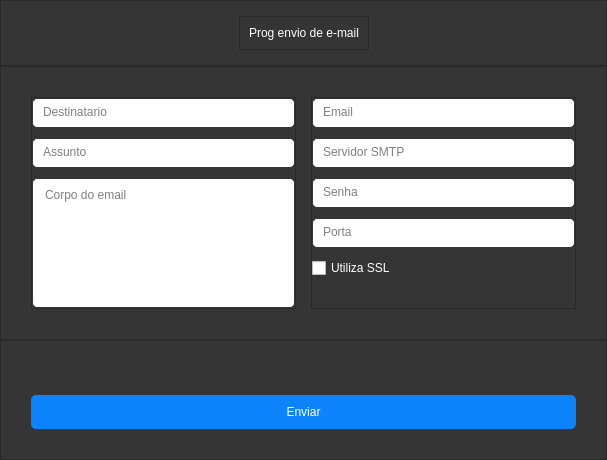
<?xml version="1.0" encoding="UTF-8"?>
<ui version="4.0">
 <class>MainWindow</class>
 <widget class="QMainWindow" name="MainWindow">
  <property name="geometry">
   <rect>
    <x>0</x>
    <y>0</y>
    <width>607</width>
    <height>460</height>
   </rect>
  </property>
  <property name="windowTitle">
   <string>MainWindow</string>
  </property>
  <widget class="QWidget" name="centralwidget">
   <property name="styleSheet">
    <string notr="true">QPushButton {
	background-color: #0E84FC;
	color: #fff;
	border-radius: 5px;
	padding: 10px;
}
QPushButton:focus {
	background-color: #015EBD;
	outline: none;
}
QCheckBox {
	color: #fff;
	font: 500 11pt &quot;Montserrat SemiBold&quot;;
}
QCheckBox::hover {
	color: #0e84fc;
	font: 500 11pt &quot;Montserrat SemiBold&quot;;
}
QPushButton::hover {
	background-color: #015EBD;
}
QProgressBar::chunk  {
	color: #fff;
	background-color: #015EBD;
}
QToolButton {
	color: #fff;
}
QLabel {
	color: #fff;
	font: 600 10pt &quot;Montserrat SemiBold&quot;;
}
QLabel::hover {
	color: #015EBD;
}
QLineEdit {
	border-radius: 5px;
	padding: 5px  5px  7px  8px ;
	border: 1px solid #353535;
	font: 600 9pt &quot;Montserrat SemiBold&quot;;
}
QRadioButton {
	color: #fff;
	font: 600 10pt &quot;Montserrat SemiBold&quot;;
}
QRadioButton::hover {
	color: #015EBD;
}
QComboBox {
	color: #000;
	font: 600 11pt &quot;Montserrat SemiBold&quot;;
	background-color: #fff;
	border-radius: 5px;
	padding: 10px;
}
QComboBox::drop-down {
	margin: -3px 5px 7px -40px;
	border-radius: 0px;
	background-image: url(:/newPrefix/down.png);
}</string>
   </property>
   <layout class="QVBoxLayout" name="verticalLayout_4">
    <property name="spacing">
     <number>0</number>
    </property>
    <property name="leftMargin">
     <number>0</number>
    </property>
    <property name="topMargin">
     <number>0</number>
    </property>
    <property name="rightMargin">
     <number>0</number>
    </property>
    <property name="bottomMargin">
     <number>0</number>
    </property>
    <item>
     <widget class="QFrame" name="frame">
      <property name="styleSheet">
       <string notr="true">QFrame {
	background-color:  #353535;
}
</string>
      </property>
      <property name="frameShape">
       <enum>QFrame::StyledPanel</enum>
      </property>
      <property name="frameShadow">
       <enum>QFrame::Raised</enum>
      </property>
      <layout class="QHBoxLayout" name="horizontalLayout">
       <property name="spacing">
        <number>15</number>
       </property>
       <property name="leftMargin">
        <number>15</number>
       </property>
       <property name="topMargin">
        <number>15</number>
       </property>
       <property name="rightMargin">
        <number>15</number>
       </property>
       <property name="bottomMargin">
        <number>15</number>
       </property>
       <item>
        <spacer name="horizontalSpacer">
         <property name="orientation">
          <enum>Qt::Horizontal</enum>
         </property>
         <property name="sizeHint" stdset="0">
          <size>
           <width>179</width>
           <height>20</height>
          </size>
         </property>
        </spacer>
       </item>
       <item>
        <widget class="QFrame" name="frame_5">
         <property name="font">
          <font>
           <pointsize>16</pointsize>
          </font>
         </property>
         <property name="frameShape">
          <enum>QFrame::StyledPanel</enum>
         </property>
         <property name="frameShadow">
          <enum>QFrame::Raised</enum>
         </property>
         <layout class="QVBoxLayout" name="verticalLayout">
          <item>
           <widget class="QLabel" name="label">
            <property name="styleSheet">
             <string notr="true">QLabel {
	color: #fff;
	font: 600 14pt &quot;Montserrat SemiBold&quot;;
}</string>
            </property>
            <property name="text">
             <string>Prog envio de e-mail</string>
            </property>
            <property name="alignment">
             <set>Qt::AlignCenter</set>
            </property>
           </widget>
          </item>
         </layout>
        </widget>
       </item>
       <item>
        <spacer name="horizontalSpacer_2">
         <property name="orientation">
          <enum>Qt::Horizontal</enum>
         </property>
         <property name="sizeHint" stdset="0">
          <size>
           <width>179</width>
           <height>20</height>
          </size>
         </property>
        </spacer>
       </item>
      </layout>
     </widget>
    </item>
    <item>
     <widget class="QFrame" name="frame_2">
      <property name="styleSheet">
       <string notr="true">QFrame {
	background-color:  #353535;
}
QTextEdit {
	background-color: white;
	border-radius: 5px;
	padding: 5px  5px  7px  8px ;
	border: 1px solid #353535;
	font: 600 9pt &quot;Montserrat SemiBold&quot;;
}</string>
      </property>
      <property name="frameShape">
       <enum>QFrame::StyledPanel</enum>
      </property>
      <property name="frameShadow">
       <enum>QFrame::Raised</enum>
      </property>
      <layout class="QHBoxLayout" name="horizontalLayout_2">
       <property name="spacing">
        <number>15</number>
       </property>
       <property name="leftMargin">
        <number>30</number>
       </property>
       <property name="topMargin">
        <number>30</number>
       </property>
       <property name="rightMargin">
        <number>30</number>
       </property>
       <property name="bottomMargin">
        <number>30</number>
       </property>
       <item>
        <widget class="QFrame" name="frame_3">
         <property name="frameShape">
          <enum>QFrame::StyledPanel</enum>
         </property>
         <property name="frameShadow">
          <enum>QFrame::Raised</enum>
         </property>
         <layout class="QVBoxLayout" name="verticalLayout_3">
          <property name="spacing">
           <number>10</number>
          </property>
          <property name="leftMargin">
           <number>0</number>
          </property>
          <property name="topMargin">
           <number>0</number>
          </property>
          <property name="rightMargin">
           <number>0</number>
          </property>
          <property name="bottomMargin">
           <number>0</number>
          </property>
          <item>
           <widget class="QLineEdit" name="le_dest">
            <property name="text">
             <string/>
            </property>
            <property name="maxLength">
             <number>64</number>
            </property>
            <property name="placeholderText">
             <string>Destinatario</string>
            </property>
           </widget>
          </item>
          <item>
           <widget class="QLineEdit" name="le_title">
            <property name="text">
             <string/>
            </property>
            <property name="maxLength">
             <number>64</number>
            </property>
            <property name="placeholderText">
             <string>Assunto</string>
            </property>
           </widget>
          </item>
          <item>
           <widget class="QTextEdit" name="le_text">
            <property name="styleSheet">
             <string notr="true"/>
            </property>
            <property name="html">
             <string>&lt;!DOCTYPE HTML PUBLIC &quot;-//W3C//DTD HTML 4.0//EN&quot; &quot;http://www.w3.org/TR/REC-html40/strict.dtd&quot;&gt;
&lt;html&gt;&lt;head&gt;&lt;meta name=&quot;qrichtext&quot; content=&quot;1&quot; /&gt;&lt;meta charset=&quot;utf-8&quot; /&gt;&lt;style type=&quot;text/css&quot;&gt;
p, li { white-space: pre-wrap; }
hr { height: 1px; border-width: 0; }
li.unchecked::marker { content: &quot;\2610&quot;; }
li.checked::marker { content: &quot;\2612&quot;; }
&lt;/style&gt;&lt;/head&gt;&lt;body style=&quot; font-family:'Montserrat SemiBold'; font-size:9pt; font-weight:600; font-style:normal;&quot;&gt;
&lt;p style=&quot;-qt-paragraph-type:empty; margin-top:0px; margin-bottom:0px; margin-left:0px; margin-right:0px; -qt-block-indent:0; text-indent:0px; font-family:'Segoe UI'; font-weight:400;&quot;&gt;&lt;br /&gt;&lt;/p&gt;&lt;/body&gt;&lt;/html&gt;</string>
            </property>
            <property name="placeholderText">
             <string>Corpo do email</string>
            </property>
           </widget>
          </item>
         </layout>
        </widget>
       </item>
       <item>
        <widget class="QFrame" name="frame_4">
         <property name="frameShape">
          <enum>QFrame::StyledPanel</enum>
         </property>
         <property name="frameShadow">
          <enum>QFrame::Raised</enum>
         </property>
         <layout class="QVBoxLayout" name="verticalLayout_2">
          <property name="spacing">
           <number>10</number>
          </property>
          <property name="leftMargin">
           <number>0</number>
          </property>
          <property name="topMargin">
           <number>0</number>
          </property>
          <property name="rightMargin">
           <number>0</number>
          </property>
          <property name="bottomMargin">
           <number>0</number>
          </property>
          <item>
           <widget class="QLineEdit" name="le_email">
            <property name="text">
             <string/>
            </property>
            <property name="maxLength">
             <number>64</number>
            </property>
            <property name="placeholderText">
             <string>Email</string>
            </property>
           </widget>
          </item>
          <item>
           <widget class="QLineEdit" name="le_smtp">
            <property name="text">
             <string/>
            </property>
            <property name="maxLength">
             <number>64</number>
            </property>
            <property name="placeholderText">
             <string>Servidor SMTP</string>
            </property>
           </widget>
          </item>
          <item>
           <widget class="QLineEdit" name="le_passwd">
            <property name="text">
             <string/>
            </property>
            <property name="maxLength">
             <number>64</number>
            </property>
            <property name="echoMode">
             <enum>QLineEdit::Password</enum>
            </property>
            <property name="placeholderText">
             <string>Senha</string>
            </property>
           </widget>
          </item>
          <item>
           <widget class="QLineEdit" name="le_port">
            <property name="text">
             <string/>
            </property>
            <property name="maxLength">
             <number>5</number>
            </property>
            <property name="placeholderText">
             <string>Porta</string>
            </property>
           </widget>
          </item>
          <item>
           <widget class="QCheckBox" name="cb_ssl">
            <property name="text">
             <string>Utiliza SSL</string>
            </property>
            <property name="checked">
             <bool>false</bool>
            </property>
           </widget>
          </item>
          <item>
           <spacer name="verticalSpacer">
            <property name="orientation">
             <enum>Qt::Vertical</enum>
            </property>
            <property name="sizeHint" stdset="0">
             <size>
              <width>20</width>
              <height>40</height>
             </size>
            </property>
           </spacer>
          </item>
         </layout>
        </widget>
       </item>
      </layout>
     </widget>
    </item>
    <item>
     <widget class="QFrame" name="frame_6">
      <property name="minimumSize">
       <size>
        <width>0</width>
        <height>0</height>
       </size>
      </property>
      <property name="styleSheet">
       <string notr="true">QFrame {
	background-color:  #353535;
}
</string>
      </property>
      <property name="frameShape">
       <enum>QFrame::StyledPanel</enum>
      </property>
      <property name="frameShadow">
       <enum>QFrame::Raised</enum>
      </property>
      <layout class="QVBoxLayout" name="verticalLayout_5">
       <property name="spacing">
        <number>10</number>
       </property>
       <property name="leftMargin">
        <number>30</number>
       </property>
       <property name="topMargin">
        <number>30</number>
       </property>
       <property name="rightMargin">
        <number>30</number>
       </property>
       <property name="bottomMargin">
        <number>30</number>
       </property>
       <item>
        <widget class="QLabel" name="lb_result">
         <property name="text">
          <string/>
         </property>
         <property name="alignment">
          <set>Qt::AlignCenter</set>
         </property>
        </widget>
       </item>
       <item>
        <widget class="QPushButton" name="bt_send">
         <property name="text">
          <string>Enviar</string>
         </property>
        </widget>
       </item>
      </layout>
     </widget>
    </item>
   </layout>
  </widget>
 </widget>
 <resources/>
 <connections/>
</ui>
